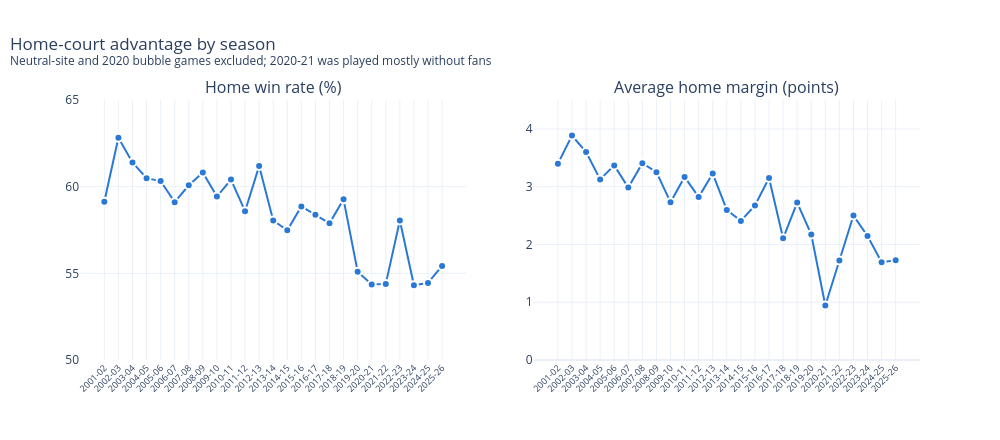

Notebook cell for this chart:
### Markdown cell above
## Home-court advantage

### Code cell
plot_home_court(history[history["season"] >= 2002]).show()

### Figure 1 — Plotly figure (JSON) as saved in the notebook; plotly's stock layout.template omitted (floating-point values rounded to 4 significant figures)
{"data": [{"customdata": [1189, 1189, 1189, 1230, 1230, 1230, 1230, 1230, 1230, 1230, 990, 1229, 1230, 1230, 1230, 1230, 1230, 1230, 971, 1080, 1230, 1230, 1230, 1225, 1225], "hovertemplate": "<b>%{x}</b>: %{y:.1f} (%{customdata:,} games)<extra></extra>", "line": {"color": "#2a78d6", "width": 2}, "marker": {"color": "#2a78d6", "line": {"color": "white", "width": 2}, "size": 8}, "mode": "lines+markers", "showlegend": false, "type": "scatter", "x": ["2001-02", "2002-03", "2003-04", "2004-05", "2005-06", "2006-07", "2007-08", "2008-09", "2009-10", "2010-11", "2011-12", "2012-13", "2013-14", "2014-15", "2015-16", "2016-17", "2017-18", "2018-19", "2019-20", "2020-21", "2021-22", "2022-23", "2023-24", "2024-25", "2025-26"], "xaxis": "x", "y": [59.13, 62.83, 61.4, 60.49, 60.33, 59.11, 60.08, 60.81, 59.43, 60.41, 58.59, 61.19, 58.05, 57.48, 58.86, 58.37, 57.89, 59.27, 55.1, 54.35, 54.39, 58.05, 54.31, 54.45, 55.43], "yaxis": "y"}, {"customdata": [1189, 1189, 1189, 1230, 1230, 1230, 1230, 1230, 1230, 1230, 990, 1229, 1230, 1230, 1230, 1230, 1230, 1230, 971, 1080, 1230, 1230, 1230, 1225, 1225], "hovertemplate": "<b>%{x}</b>: %{y:.2f} (%{customdata:,} games)<extra></extra>", "line": {"color": "#2a78d6", "width": 2}, "marker": {"color": "#2a78d6", "line": {"color": "white", "width": 2}, "size": 8}, "mode": "lines+markers", "showlegend": false, "type": "scatter", "x": ["2001-02", "2002-03", "2003-04", "2004-05", "2005-06", "2006-07", "2007-08", "2008-09", "2009-10", "2010-11", "2011-12", "2012-13", "2013-14", "2014-15", "2015-16", "2016-17", "2017-18", "2018-19", "2019-20", "2020-21", "2021-22", "2022-23", "2023-24", "2024-25", "2025-26"], "xaxis": "x2", "y": [3.399, 3.884, 3.599, 3.126, 3.368, 2.986, 3.406, 3.251, 2.732, 3.167, 2.82, 3.226, 2.597, 2.407, 2.675, 3.149, 2.106, 2.724, 2.174, 0.9435, 1.723, 2.5, 2.146, 1.692, 1.727], "yaxis": "y2"}], "layout": {"annotations": [{"font": {"size": 16}, "showarrow": false, "text": "Home win rate (%)", "x": 0.23, "xanchor": "center", "xref": "paper", "y": 1.0, "yanchor": "bottom", "yref": "paper"}, {"font": {"size": 16}, "showarrow": false, "text": "Average home margin (points)", "x": 0.77, "xanchor": "center", "xref": "paper", "y": 1.0, "yanchor": "bottom", "yref": "paper"}], "height": 440, "hoverlabel": {"bgcolor": "white"}, "title": {"text": "Home-court advantage by season<br><sup>Neutral-site and 2020 bubble games excluded; 2020-21 was played mostly without fans</sup>", "x": 0.01}, "width": 1000, "xaxis": {"anchor": "y", "domain": [0.0, 0.46], "tickangle": -45, "tickfont": {"size": 9}, "type": "category"}, "xaxis2": {"anchor": "y2", "domain": [0.54, 1.0], "tickangle": -45, "tickfont": {"size": 9}, "type": "category"}, "yaxis": {"anchor": "x", "domain": [0.0, 1.0], "range": [50, 65]}, "yaxis2": {"anchor": "x2", "domain": [0.0, 1.0], "range": [0, 4.5]}}}
